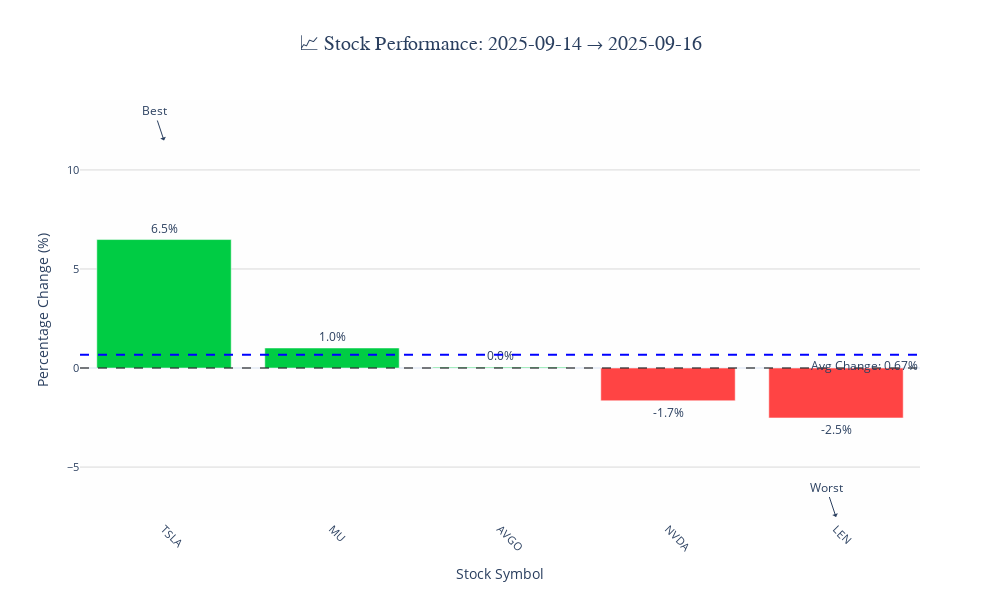

Notebook code cell kept with this figure:
### Code cell
# ChatGPT Pro scan
STOCK_TICKERS = [
    'NVDA',  # NVIDIA Corporation
    'TSLA',  # Tesla, Inc.
    'MU',    # Micron Technology, Inc.
    'AVGO',  # Broadcom Inc.
    'LEN',   # Lennar Corporation
]

result = run_trade_return(STOCK_TICKERS, BASELINE_DATE, future_date_str)

### Figure 1 — Plotly figure (JSON) as saved in the notebook; plotly's stock layout.template omitted (floating-point values rounded to 4 significant figures)
{"data": [{"customdata": [[395.9, 421.6], [157.2, 158.8], [359.9, 360], [177.8, 174.9], [137.3, 133.8]], "hovertemplate": "<b>%{x}</b><br>Baseline: $%{customdata[0]:.2f}<br>Current: $%{customdata[1]:.2f}<br>Change: %{y:.2f}%<br><extra></extra>", "marker": {"color": ["#00CC44", "#00CC44", "#00CC44", "#FF4444", "#FF4444"]}, "showlegend": false, "text": ["6.5%", "1.0%", "0.0%", "-1.7%", "-2.5%"], "textposition": "outside", "type": "bar", "x": ["TSLA", "MU", "AVGO", "NVDA", "LEN"], "y": [6.486, 1.011, 0.03612, -1.653, -2.521]}], "layout": {"annotations": [{"showarrow": false, "text": "Avg Change: 0.67%", "x": 1, "xanchor": "right", "xref": "x domain", "y": 0.6719, "yanchor": "top", "yref": "y"}, {"arrowhead": 1, "showarrow": true, "text": "Best", "x": "TSLA", "y": 11.49}, {"arrowhead": 1, "showarrow": true, "text": "Worst", "x": "LEN", "y": -7.521}], "font": {"size": 12}, "height": 600, "hovermode": "x", "plot_bgcolor": "rgba(240, 240, 240, 0.1)", "shapes": [{"line": {"color": "black", "dash": "dash"}, "opacity": 0.5, "type": "line", "x0": 0, "x1": 1, "xref": "x domain", "y0": 0, "y1": 0, "yref": "y"}, {"line": {"color": "blue", "dash": "dash"}, "type": "line", "x0": 0, "x1": 1, "xref": "x domain", "y0": 0.6719, "y1": 0.6719, "yref": "y"}], "title": {"font": {"family": "Arial Black", "size": 20}, "text": "📈 Stock Performance: 2025-09-14 → 2025-09-16", "x": 0.5}, "width": 1000, "xaxis": {"categoryarray": ["TSLA", "MU", "AVGO", "NVDA", "LEN"], "categoryorder": "array", "tickangle": 45, "tickfont": {"size": 11}, "title": {"text": "Stock Symbol"}}, "yaxis": {"gridcolor": "rgba(128, 128, 128, 0.3)", "tickfont": {"size": 11}, "title": {"text": "Percentage Change (%)"}}}}
